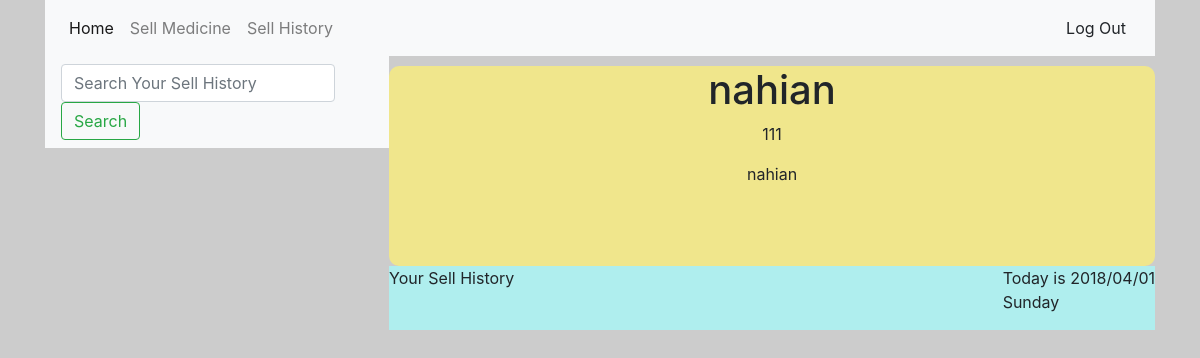
The page /Pharma_3.php (signed in) on the database as committed earlier.
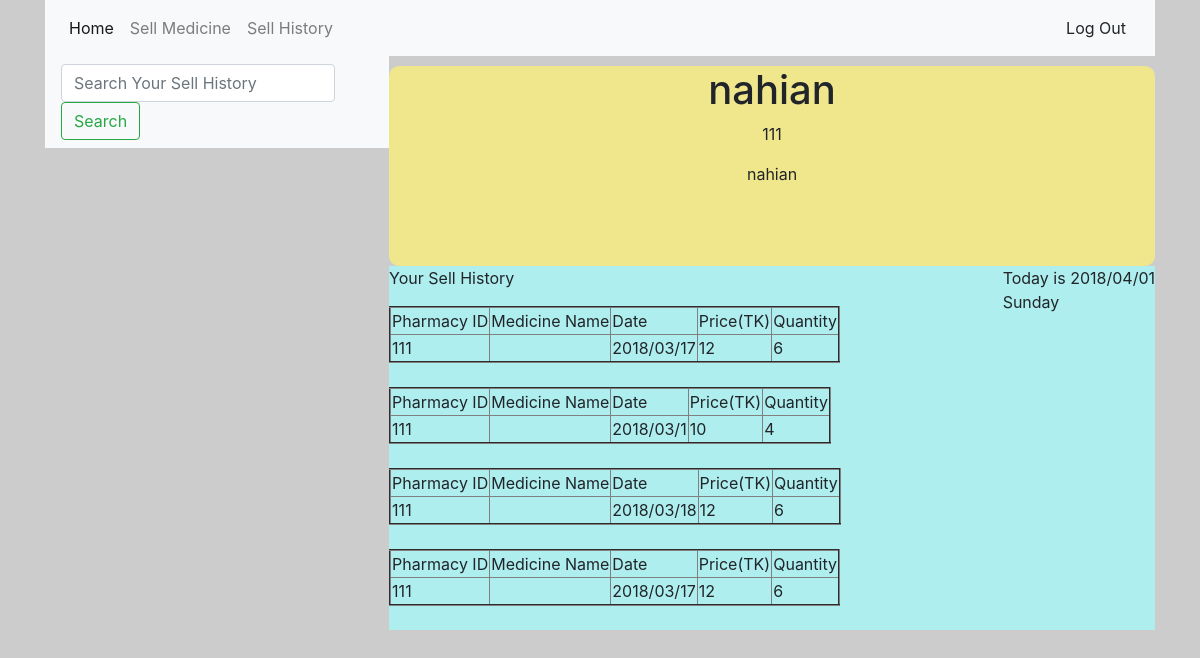
The same page on the database as committed later.
### tables this page shows
CREATE TABLE `sell_history` (
  `id` int(11) NOT NULL,
  `PatientNID` varchar(100) NOT NULL,
  `pharma_id` varchar(100) NOT NULL,
  `MedicineName` varchar(200) NOT NULL,
  `date` varchar(100) NOT NULL,
  `price` float NOT NULL,
  `quantity` int(10) NOT NULL
);

### Pharma_3.php (the view, shortened to what this page needs)
<!doctype html>
<html lang="en">
  <head>
    <link rel="stylesheet" href="css/bootstrap.min.css">
  </head>
  <body>
   <?php
   $pharmacy_id=$_SESSION["pharmacy_id"] ;
   $pharmacy_name=$_SESSION["pharmacy_name"];
   $pharmacy_owner=$_SESSION["pharmacy_owner"];
   include "connection.php";
   ?>
<div class=container>
<div class="manuber">
<nav class="navbar navbar-expand-lg navbar-light bg-light">
  <div class="collapse navbar-collapse" id="navbarTogglerDemo01">
    <ul class="navbar-nav mr-auto mt-2 mt-lg-0">
      <li class="nav-item active">
        <a class="nav-link" href="Pharma_1.php">Home <span class="sr-only">(current)</span></a>
      </li>
      <li class="nav-item">
        <a class="nav-link" href="Pharma_2.php">Sell Medicine</a>
      </li>
      <li class="nav-item">
        <a class="nav-link" href="Pharma_3.php">Sell  History</a>
      </li>
    </ul>
    <form method="POST" action="logout.php">
      <button type="submit" class="btn btn-light" name="">Log Out</button>
    </form>
  </div>
</div>
<div class="pharma_Name">
  <h1><?php  echo $pharmacy_name;  ?></h1>
  <p><?php  echo $pharmacy_id;  ?></p>
<p><?php  echo $pharmacy_owner;  ?></p>
</div>
<div class="c2_pharma">
<div class="Date">
  <p><?php
echo "Today is " . date("Y/m/d") . "<br>";
echo  date("l");
?></p>
</div>
  <p>Your Sell History</p>
  <?php
$query=("select * from sell_history where pharma_id ='$pharmacy_id' ");
$result=mysqli_query($connection,$query);
if ($result) {
  while ($row = mysqli_fetch_array($result)) {
  echo " <table border='2'>
  <tr> <td>Pharmacy ID</td><td>Medicine Name</td><td>Date</td><td>Price(TK)</td><td>Quantity</td>
  </tr>
   <tr> <td>".$row["pharma_id"]."</td><td>".$row["MedicinName"]."</td> <td>".$row["date"]."</td><td>".$row["price"]."</td><td>".$row["quantity"]."</td></tr>
</table>
<br>
 ";
  }
}
else{
  echo "<h6 >NO RECORD FOUND</h6>";
}
?>
</div>
<div class="slideber_pharma">
  <nav class="navbar navbar-light bg-light">
  <form class="form-inline" method="POST">
    <input class="form-control mr-sm-2" type="search" placeholder="Search Your Sell History" aria-label="Search" name="search">
    <button class="btn btn-outline-success my-2 my-sm-0" type="submit" name="button">Search</button>
  </form>
</nav>
</div>
</div>
  </body>
</html>

Rows that differ between the two databases and show on the page:
added sell_history: pharma "111", date "2018/03/17", price "12", quantity "6"
added sell_history: pharma "111", date "2018/03/1", price "10", quantity "4"
added sell_history: pharma "111", date "2018/03/18", price "12", quantity "6"
added sell_history: pharma "111", date "2018/03/17", price "12", quantity "6"
